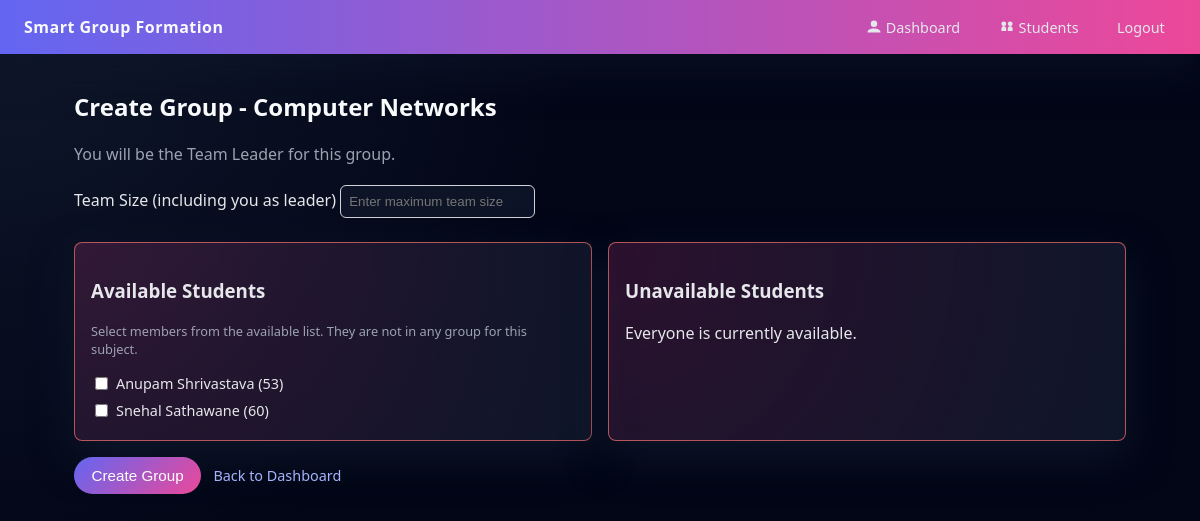
/subject/3/create_group (signed in), run on the app's committed database.
### app.py (models this page shows, shortened)
class Subject(db.Model):
    id = db.Column(db.Integer, primary_key=True)
    name = db.Column(db.String(120), unique=True, nullable=False)
    groups = db.relationship("ProjectGroup", backref="subject", lazy=True)

class User(db.Model):
    id = db.Column(db.Integer, primary_key=True)
    name = db.Column(db.String(120), nullable=False)
    roll_number = db.Column(db.String(50), nullable=False)
    email = db.Column(db.String(120), unique=True, nullable=False)
    password_hash = db.Column(db.String(255), nullable=False)

### app.py (the view, shortened to what this page needs)
@app.route("/subject/<int:subject_id>/create_group", methods=["GET", "POST"])
@login_required
def create_group(subject_id: int):
    user = get_current_user()
    subject = db.session.get(Subject, subject_id)
    if not subject:
        flash("Subject not found.", "danger")
        return redirect(url_for("dashboard"))
    existing_group = (
        ProjectGroup.query.join(GroupMember)
        .filter(
            ProjectGroup.subject_id == subject.id,
            GroupMember.user_id == user.id,
        )
        .first()
    )
    if existing_group:
        flash("You are already in a group for this subject.", "warning")
        return redirect(url_for("group_detail", group_id=existing_group.id))
    all_users = User.query.order_by(User.name).all()
    users_in_subject_groups = (
        db.session.query(User.id)
        .join(GroupMember, GroupMember.user_id == User.id)
        .join(ProjectGroup, ProjectGroup.id == GroupMember.group_id)
        .filter(ProjectGroup.subject_id == subject.id)
        .distinct()
        .all()
    )
    unavailable_ids = {row[0] for row in users_in_subject_groups}
    available_students = [u for u in all_users if u.id not in unavailable_ids]
    unavailable_students = [u for u in all_users if u.id in unavailable_ids]
    return render_template(
        "create_group.html",
        user=user,
        subject=subject,
        available_students=available_students,
        unavailable_students=unavailable_students,
    )

### app.py (called while the page is built)
def login_required(view_func):
    @wraps(view_func)
    def wrapped_view(*args, **kwargs):
        if "user_id" not in session:
            flash("Please log in to continue.", "warning")
            return redirect(url_for("login"))
        return view_func(*args, **kwargs)
    return wrapped_view

def get_current_user():
    user_id = session.get("user_id")
    if not user_id:
        return None
    return db.session.get(User, user_id)

### templates/create_group.html
{% extends "base.html" %}
{% block content %}
<section>
    <h2>Create Group - {{ subject.name }}</h2>
    <p class="subtitle">You will be the Team Leader for this group.</p>
    <form method="post" class="group-form">
        <label>Team Size (including you as leader)</label>
        <input type="number" name="team_size" min="1" required placeholder="Enter maximum team size">
        <div class="student-lists">
            <div class="student-list">
                <h3>Available Students</h3>
                {% if available_students %}
                    <p class="small-note">Select members from the available list. They are not in any group for this subject.</p>
                    <div class="student-checkboxes">
                        {% for s in available_students %}
                            <label class="checkbox-item">
                                <input type="checkbox" name="members" value="{{ s.id }}">
                                <span>{{ s.name }} ({{ s.roll_number }})</span>
                            </label>
                        {% endfor %}
                    </div>
                {% else %}
                    <p>No available students at the moment.</p>
                {% endif %}
            </div>
            <div class="student-list">
                <h3>Unavailable Students</h3>
                {% if unavailable_students %}
                    <p class="small-note">These students are already in a group for this subject.</p>
                    <ul>
                        {% for s in unavailable_students %}
                            <li>{{ s.name }} ({{ s.roll_number }})</li>
                        {% endfor %}
                    </ul>
                {% else %}
                    <p>Everyone is currently available.</p>
                {% endif %}
            </div>
        </div>
        <button type="submit" class="btn-primary">Create Group</button>
        <a href="{{ url_for('dashboard') }}" class="btn-link">Back to Dashboard</a>
    </form>
</section>
{% endblock %}

### static/css/style.css (style rules this page uses)
* { box-sizing: border-box; }
body { margin: 0; font-family: system-ui, -apple-system, BlinkMacSystemFont, "Segoe UI", sans-serif; background: radial-gradient(circle at top left, #0f172a 0, #020617 45%, #020617 100%); color: #e5e7eb; }
h2 { margin-top: 0; color: #f9fafb; }
.subtitle { color: #9ca3af; margin-bottom: 1.25rem; }
.btn-primary { display: inline-block; border: none; background: linear-gradient(135deg, #6366f1, #ec4899); color: #fff; padding: 0.6rem 1.1rem; border-radius: 999px; font-size: 0.95rem; cursor: pointer; margin-top: 1rem; }
.btn-link { color: #a5b4fc; text-decoration: none; font-size: 0.9rem; margin-left: 0.5rem; }
.group-form input[type="number"] { max-width: 200px; padding: 0.5rem; border: 1px solid #d1d5db; border-radius: 6px; background: rgba(15, 23, 42, 0.8); color: #e5e7eb; }
.student-lists { display: grid; grid-template-columns: repeat(auto-fit, minmax(260px, 1fr)); gap: 1rem; margin-top: 1.5rem; }
.student-list { background: radial-gradient(circle at top left, rgba(236, 72, 153, 0.18), rgba(15, 23, 42, 0.96)); border-radius: 8px; padding: 1rem; box-shadow: 0 16px 40px rgba(15, 23, 42, 0.85); border: 1px solid rgba(248, 113, 113, 0.7); }
.student-checkboxes { max-height: 260px; overflow-y: auto; margin-top: 0.5rem; }
.checkbox-item { display: flex; align-items: center; padding: 0.25rem 0; font-size: 0.9rem; }
.checkbox-item input { margin-right: 0.5rem; }
.small-note { font-size: 0.8rem; color: #9ca3af; }

### data on the page
Subject: name "Computer Networks"
User: name "Anupam Shrivastava", roll_number "53"
User: name "Snehal Sathawane", roll_number "60"
